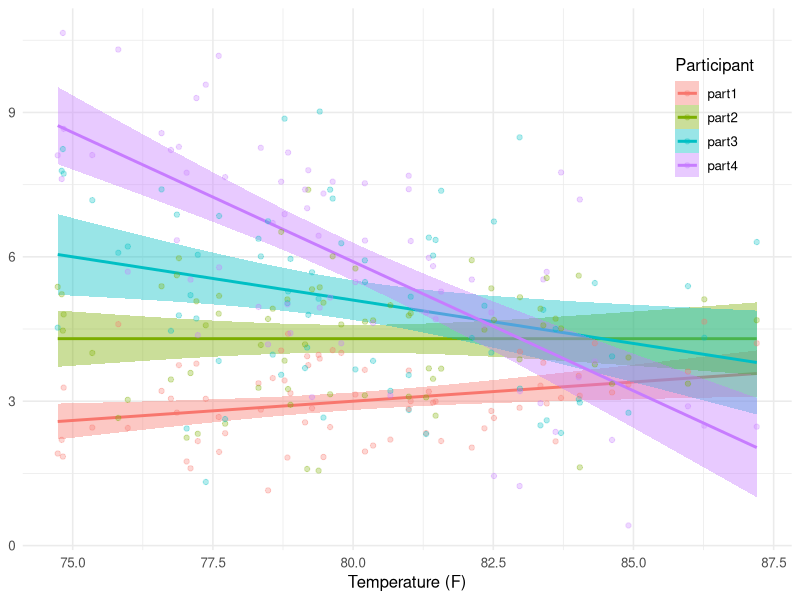
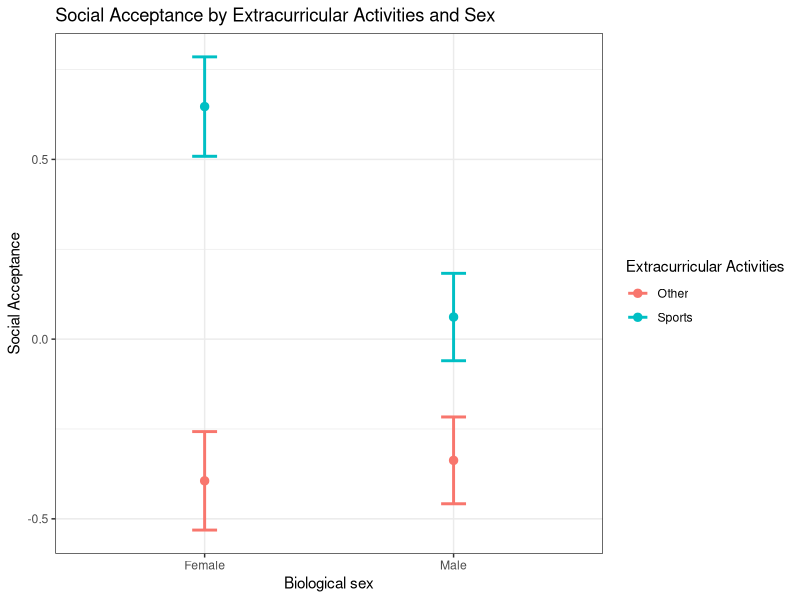

These figures' R source, in order:

# Final exam --------------------------------------------------------------


# Packages ----------------------------------------------------------------

library(dplyr)
library(readr)
library(ggplot2)
library(car)

# Question 1 --------------------------------------------------------------

tempmood <- readr::read_csv("23-Fall/psc204-fq23/final_exam/tempmood.csv")
head(tempmood)

## A ----

temp_long <- tempmood |> 
  tidyr::pivot_longer(cols = c(part1:part4),
                      names_to = "participant",
                      values_to = "mood") 

ggplot(data = temp_long, aes(x = temp, y = mood, color =participant, fill = participant)) +
  geom_smooth(method = "lm", fullrange = T) +
  geom_point(alpha=.3)+
  theme_minimal(12) +
  labs(x = "Temperature (F)", y="Mood", colour = "Participant", fill = "Participant") +
  theme(axis.title.y=element_blank(),
        #axis.text.y=element_blank(), 
        axis.ticks.y=element_blank(),
        axis.line.y = element_blank(),
        legend.position = c(.9,.8))

## B ----

psych::describe(tempmood)

## C ----
crossprod(temp_long$temp)

cp <- function(x, y) {
  sum((x-mean(x))*(y-mean(y)))
}

cp(temp_long$temp, temp_long$mood)
cov(temp_long$temp, temp_long$mood)
## D ----

cor.test(temp_long$temp, temp_long$mood)

## E ----

summary(lm(mood ~ temp, data = temp_long))
  
## F ----

# Participant 1
summary(lm(part1 ~ temp, data = tempmood))

# Participant 2
summary(lm(part2 ~ temp, data = tempmood))
  
# Participant 3
summary(lm(part3 ~ temp, data = tempmood))

# Participant 4
summary(lm(part4 ~ temp, data = tempmood))

## G ----

tempmood |> 
  dplyr::mutate(
    dplyr::across(
      dplyr::everything(),
      ~(scale(.) %>% as.vector)
    )
  ) |> 
  tidyr::pivot_longer(cols = c(part1:part4),
                      names_to = "participant",
                      values_to = "mood") |> 
  tidyr::nest(data = -participant) |> 
  dplyr::mutate(
    fit = purrr::map(data, ~lm(mood ~ temp, data=.) |> broom::tidy())
  ) |> 
  tidyr::unnest(fit)

# Question 3 --------------------------------------------------------------

social <- readr::read_csv("23-Fall/psc204-fq23/final_exam/socialacceptance.csv")
head(social)

## B ----

aov_social <- aov(psa ~ sports + female + sports:female, data = social)
Anova(aov_social, type=2)

# Simple effects

# Males
Anova(aov(psa ~ sports, data = dplyr::filter(social, female == 0)))

# Females
Anova(aov(psa ~ sports, data = dplyr::filter(social, female == 1)))

# Other activities
Anova(aov(psa ~ female, data = dplyr::filter(social, sports == 0)))

# Sports
Anova(aov(psa ~ female, data = dplyr::filter(social, sports == 1)))

## Plot

graph_data <- social |> 
  dplyr::with_groups(c(female, sports), summarise,
                     mean = mean(psa, na.rm=TRUE),
                     sd = sd(psa, na.rm=TRUE),
                     N = length(psa),
                     se = sd / sqrt(N)) |> 
  dplyr::mutate(female = ifelse(female == 0, "Male", "Female"),
                sports = ifelse(sports == 0, "Other", "Sports"))

ggplot(data = graph_data, 
       aes(x = female, y = mean, color = sports)) + 
  geom_point(size=2.5) +
  #geom_bar(stat="identity", color = "black", position = position_dodge()) + 
  geom_errorbar(width = .1, size=1,
                aes(ymin = mean - se, ymax = mean + se),
                #position = position_dodge(.9)
                ) + 
  theme_bw() + 
  labs(y = "Social Acceptance", 
       color = "Extracurricular Activities",
       x = "Biological sex", 
       title = "Social Acceptance by Extracurricular Activities and Sex")
